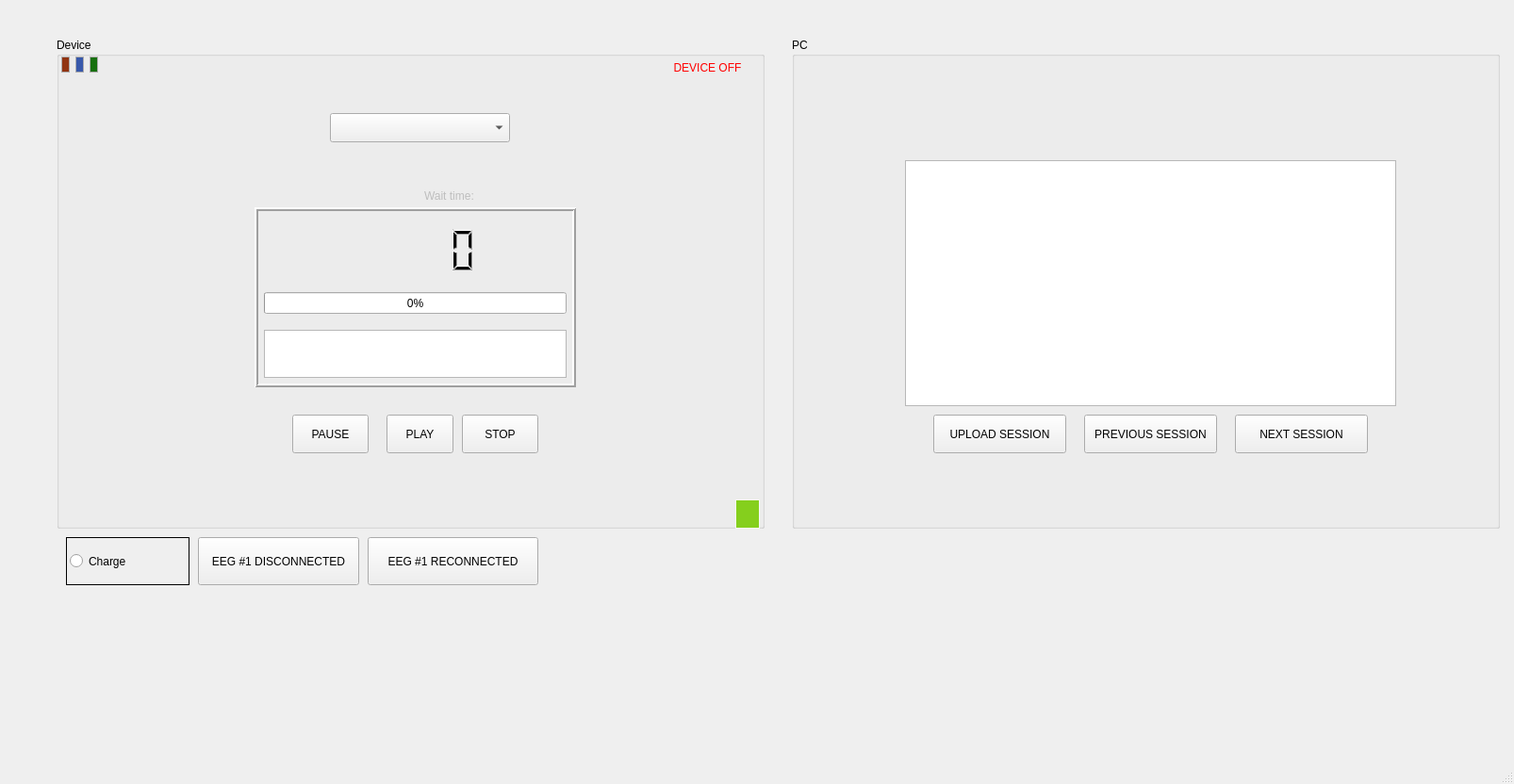
<?xml version="1.0" encoding="UTF-8"?>
<ui version="4.0">
 <class>MainWindow</class>
 <widget class="QMainWindow" name="MainWindow">
  <property name="geometry">
   <rect>
    <x>0</x>
    <y>0</y>
    <width>1606</width>
    <height>832</height>
   </rect>
  </property>
  <property name="windowTitle">
   <string>MainWindow</string>
  </property>
  <widget class="QWidget" name="centralwidget">
   <widget class="QGroupBox" name="Device">
    <property name="geometry">
     <rect>
      <x>60</x>
      <y>40</y>
      <width>751</width>
      <height>521</height>
     </rect>
    </property>
    <property name="styleSheet">
     <string notr="true"/>
    </property>
    <property name="title">
     <string>Device</string>
    </property>
    <widget class="QLabel" name="red_ind">
     <property name="geometry">
      <rect>
       <x>5</x>
       <y>20</y>
       <width>9</width>
       <height>17</height>
      </rect>
     </property>
     <property name="autoFillBackground">
      <bool>false</bool>
     </property>
     <property name="styleSheet">
      <string notr="true">background-color: #913411;
border: 1px solid #adacac;</string>
     </property>
     <property name="text">
      <string/>
     </property>
    </widget>
    <widget class="QLabel" name="blue_ind">
     <property name="geometry">
      <rect>
       <x>20</x>
       <y>20</y>
       <width>9</width>
       <height>17</height>
      </rect>
     </property>
     <property name="autoFillBackground">
      <bool>false</bool>
     </property>
     <property name="styleSheet">
      <string notr="true">background-color: #3859ab;
border: 1px solid #adacac;</string>
     </property>
     <property name="text">
      <string/>
     </property>
    </widget>
    <widget class="QLabel" name="green_ind">
     <property name="geometry">
      <rect>
       <x>35</x>
       <y>20</y>
       <width>9</width>
       <height>17</height>
      </rect>
     </property>
     <property name="autoFillBackground">
      <bool>false</bool>
     </property>
     <property name="styleSheet">
      <string notr="true">background-color: #17700f;
border: 1px solid #adacac;</string>
     </property>
     <property name="text">
      <string/>
     </property>
    </widget>
    <widget class="QLabel" name="battery_ind">
     <property name="geometry">
      <rect>
       <x>720</x>
       <y>490</y>
       <width>26</width>
       <height>31</height>
      </rect>
     </property>
     <property name="font">
      <font>
       <pointsize>8</pointsize>
      </font>
     </property>
     <property name="styleSheet">
      <string notr="true">border: 1px solid #f4f7f0;
background-color: #85cf1d;
color: #f4f7f0;</string>
     </property>
     <property name="text">
      <string/>
     </property>
    </widget>
    <widget class="QComboBox" name="Menu_select">
     <property name="geometry">
      <rect>
       <x>290</x>
       <y>80</y>
       <width>191</width>
       <height>31</height>
      </rect>
     </property>
     <property name="editable">
      <bool>false</bool>
     </property>
     <property name="currentText">
      <string/>
     </property>
     <property name="minimumContentsLength">
      <number>0</number>
     </property>
     <property name="placeholderText">
      <string>Select Menu Mode...</string>
     </property>
     <item>
      <property name="text">
       <string>Treatment Mode</string>
      </property>
      <property name="icon">
       <iconset theme="utilities-system-monitor"/>
      </property>
     </item>
     <item>
      <property name="text">
       <string>Session History</string>
      </property>
      <property name="icon">
       <iconset theme="accessories-text-editor"/>
      </property>
     </item>
     <item>
      <property name="text">
       <string>Set Date/Time </string>
      </property>
      <property name="icon">
       <iconset theme="date"/>
      </property>
     </item>
    </widget>
    <widget class="QPushButton" name="power_btn">
     <property name="geometry">
      <rect>
       <x>630</x>
       <y>20</y>
       <width>121</width>
       <height>24</height>
      </rect>
     </property>
     <property name="font">
      <font>
       <pointsize>9</pointsize>
      </font>
     </property>
     <property name="styleSheet">
      <string notr="true">border: 0px;
color: red;</string>
     </property>
     <property name="text">
      <string>DEVICE OFF</string>
     </property>
     <property name="icon">
      <iconset theme="application-exit"/>
     </property>
     <property name="iconSize">
      <size>
       <width>26</width>
       <height>26</height>
      </size>
     </property>
    </widget>
    <widget class="QPushButton" name="pause_btn">
     <property name="geometry">
      <rect>
       <x>250</x>
       <y>400</y>
       <width>81</width>
       <height>41</height>
      </rect>
     </property>
     <property name="text">
      <string>PAUSE</string>
     </property>
     <property name="icon">
      <iconset theme="media-playback-pause"/>
     </property>
    </widget>
    <widget class="QPushButton" name="play_btn">
     <property name="geometry">
      <rect>
       <x>350</x>
       <y>400</y>
       <width>71</width>
       <height>41</height>
      </rect>
     </property>
     <property name="text">
      <string>PLAY</string>
     </property>
     <property name="icon">
      <iconset theme="media-playback-start"/>
     </property>
    </widget>
    <widget class="QPushButton" name="stop_btn">
     <property name="geometry">
      <rect>
       <x>430</x>
       <y>400</y>
       <width>81</width>
       <height>41</height>
      </rect>
     </property>
     <property name="text">
      <string>STOP</string>
     </property>
     <property name="icon">
      <iconset theme="media-playback-stop"/>
     </property>
    </widget>
    <widget class="QStackedWidget" name="stackedWidget">
     <property name="geometry">
      <rect>
       <x>190</x>
       <y>160</y>
       <width>371</width>
       <height>221</height>
      </rect>
     </property>
     <property name="currentIndex">
      <number>0</number>
     </property>
     <widget class="QWidget" name="treatment_page">
      <widget class="QLabel" name="ConnLostTime_label">
       <property name="enabled">
        <bool>false</bool>
       </property>
       <property name="geometry">
        <rect>
         <x>200</x>
         <y>0</y>
         <width>81</width>
         <height>16</height>
        </rect>
       </property>
       <property name="text">
        <string>Wait time:</string>
       </property>
      </widget>
      <widget class="QLabel" name="ConnLostTime_value">
       <property name="enabled">
        <bool>false</bool>
       </property>
       <property name="geometry">
        <rect>
         <x>280</x>
         <y>0</y>
         <width>62</width>
         <height>16</height>
        </rect>
       </property>
       <property name="text">
        <string/>
       </property>
      </widget>
      <widget class="QWidget" name="verticalLayoutWidget_2">
       <property name="geometry">
        <rect>
         <x>20</x>
         <y>20</y>
         <width>341</width>
         <height>191</height>
        </rect>
       </property>
       <layout class="QVBoxLayout" name="verticalLayout">
        <item>
         <widget class="QFrame" name="frame">
          <property name="frameShape">
           <enum>QFrame::Box</enum>
          </property>
          <property name="frameShadow">
           <enum>QFrame::Raised</enum>
          </property>
          <property name="lineWidth">
           <number>2</number>
          </property>
          <widget class="QLCDNumber" name="remainedTimeLCD">
           <property name="geometry">
            <rect>
             <x>70</x>
             <y>20</y>
             <width>201</width>
             <height>51</height>
            </rect>
           </property>
           <property name="lineWidth">
            <number>0</number>
           </property>
          </widget>
          <widget class="QProgressBar" name="session_progress">
           <property name="geometry">
            <rect>
             <x>10</x>
             <y>90</y>
             <width>321</width>
             <height>23</height>
            </rect>
           </property>
           <property name="value">
            <number>0</number>
           </property>
          </widget>
          <widget class="QTextBrowser" name="treatment_screen">
           <property name="geometry">
            <rect>
             <x>10</x>
             <y>130</y>
             <width>321</width>
             <height>51</height>
            </rect>
           </property>
           <property name="html">
            <string>&lt;!DOCTYPE HTML PUBLIC &quot;-//W3C//DTD HTML 4.0//EN&quot; &quot;http://www.w3.org/TR/REC-html40/strict.dtd&quot;&gt;
&lt;html&gt;&lt;head&gt;&lt;meta name=&quot;qrichtext&quot; content=&quot;1&quot; /&gt;&lt;meta charset=&quot;utf-8&quot; /&gt;&lt;style type=&quot;text/css&quot;&gt;
p, li { white-space: pre-wrap; }
hr { height: 1px; border-width: 0; }
li.unchecked::marker { content: &quot;\2610&quot;; }
li.checked::marker { content: &quot;\2612&quot;; }
&lt;/style&gt;&lt;/head&gt;&lt;body style=&quot; font-family:'.AppleSystemUIFont'; font-size:13pt; font-weight:400; font-style:normal;&quot;&gt;
&lt;p style=&quot;-qt-paragraph-type:empty; margin-top:0px; margin-bottom:0px; margin-left:0px; margin-right:0px; -qt-block-indent:0; text-indent:0px; font-family:'Sans'; font-size:10pt;&quot;&gt;&lt;br /&gt;&lt;/p&gt;&lt;/body&gt;&lt;/html&gt;</string>
           </property>
          </widget>
         </widget>
        </item>
       </layout>
      </widget>
     </widget>
     <widget class="QWidget" name="session_hist_page">
      <widget class="QScrollArea" name="SessionHist_screen">
       <property name="geometry">
        <rect>
         <x>20</x>
         <y>30</y>
         <width>331</width>
         <height>171</height>
        </rect>
       </property>
       <property name="widgetResizable">
        <bool>true</bool>
       </property>
       <widget class="QWidget" name="scrollAreaWidgetContents_2">
        <property name="geometry">
         <rect>
          <x>0</x>
          <y>0</y>
          <width>329</width>
          <height>169</height>
         </rect>
        </property>
        <widget class="QTableView" name="deviceSessionData">
         <property name="geometry">
          <rect>
           <x>5</x>
           <y>10</y>
           <width>321</width>
           <height>151</height>
          </rect>
         </property>
         <attribute name="horizontalHeaderCascadingSectionResizes">
          <bool>false</bool>
         </attribute>
         <attribute name="horizontalHeaderShowSortIndicator" stdset="0">
          <bool>false</bool>
         </attribute>
         <attribute name="horizontalHeaderStretchLastSection">
          <bool>true</bool>
         </attribute>
        </widget>
       </widget>
      </widget>
     </widget>
     <widget class="QWidget" name="dateTime_page">
      <widget class="QDateTimeEdit" name="dateTimeEdit">
       <property name="geometry">
        <rect>
         <x>20</x>
         <y>30</y>
         <width>331</width>
         <height>141</height>
        </rect>
       </property>
       <property name="font">
        <font>
         <pointsize>25</pointsize>
        </font>
       </property>
       <property name="dateTime">
        <datetime>
         <hour>0</hour>
         <minute>0</minute>
         <second>0</second>
         <year>2024</year>
         <month>12</month>
         <day>4</day>
        </datetime>
       </property>
      </widget>
     </widget>
    </widget>
    <widget class="QLabel" name="Battery_label">
     <property name="geometry">
      <rect>
       <x>600</x>
       <y>500</y>
       <width>111</width>
       <height>20</height>
      </rect>
     </property>
     <property name="text">
      <string/>
     </property>
     <property name="alignment">
      <set>Qt::AlignRight|Qt::AlignTrailing|Qt::AlignVCenter</set>
     </property>
    </widget>
    <widget class="QLabel" name="dateTimeDisplay">
     <property name="geometry">
      <rect>
       <x>0</x>
       <y>500</y>
       <width>191</width>
       <height>21</height>
      </rect>
     </property>
     <property name="text">
      <string/>
     </property>
    </widget>
   </widget>
   <widget class="QGroupBox" name="PC">
    <property name="geometry">
     <rect>
      <x>840</x>
      <y>40</y>
      <width>751</width>
      <height>521</height>
     </rect>
    </property>
    <property name="title">
     <string>PC</string>
    </property>
    <widget class="QPushButton" name="uploadButton">
     <property name="geometry">
      <rect>
       <x>150</x>
       <y>400</y>
       <width>141</width>
       <height>41</height>
      </rect>
     </property>
     <property name="text">
      <string>UPLOAD SESSION</string>
     </property>
    </widget>
    <widget class="QPushButton" name="previousButton">
     <property name="geometry">
      <rect>
       <x>310</x>
       <y>400</y>
       <width>141</width>
       <height>41</height>
      </rect>
     </property>
     <property name="text">
      <string>PREVIOUS SESSION</string>
     </property>
    </widget>
    <widget class="QPushButton" name="nextButton">
     <property name="geometry">
      <rect>
       <x>470</x>
       <y>400</y>
       <width>141</width>
       <height>41</height>
      </rect>
     </property>
     <property name="text">
      <string>NEXT SESSION</string>
     </property>
    </widget>
    <widget class="QWidget" name="verticalLayoutWidget">
     <property name="geometry">
      <rect>
       <x>70</x>
       <y>40</y>
       <width>160</width>
       <height>80</height>
      </rect>
     </property>
     <layout class="QVBoxLayout" name="sessionDisplay"/>
    </widget>
    <widget class="QTableWidget" name="tableWidget">
     <property name="geometry">
      <rect>
       <x>120</x>
       <y>130</y>
       <width>521</width>
       <height>261</height>
      </rect>
     </property>
    </widget>
   </widget>
   <widget class="QRadioButton" name="chargeBtn">
    <property name="geometry">
     <rect>
      <x>70</x>
      <y>570</y>
      <width>131</width>
      <height>51</height>
     </rect>
    </property>
    <property name="styleSheet">
     <string notr="true">border: 1px solid black;
padding: 3px;
border-radius: 50px;</string>
    </property>
    <property name="text">
     <string>Charge</string>
    </property>
    <property name="icon">
     <iconset theme="network-wired"/>
    </property>
   </widget>
   <widget class="QPushButton" name="eeg_disconnect_btn">
    <property name="geometry">
     <rect>
      <x>210</x>
      <y>570</y>
      <width>171</width>
      <height>51</height>
     </rect>
    </property>
    <property name="text">
     <string>EEG #1 DISCONNECTED</string>
    </property>
   </widget>
   <widget class="QPushButton" name="eeg_reconnect_btn">
    <property name="geometry">
     <rect>
      <x>390</x>
      <y>570</y>
      <width>181</width>
      <height>51</height>
     </rect>
    </property>
    <property name="text">
     <string>EEG #1 RECONNECTED</string>
    </property>
   </widget>
  </widget>
  <widget class="QMenuBar" name="menubar">
   <property name="geometry">
    <rect>
     <x>0</x>
     <y>0</y>
     <width>1606</width>
     <height>24</height>
    </rect>
   </property>
  </widget>
  <widget class="QStatusBar" name="statusbar"/>
 </widget>
 <resources/>
 <connections/>
</ui>
